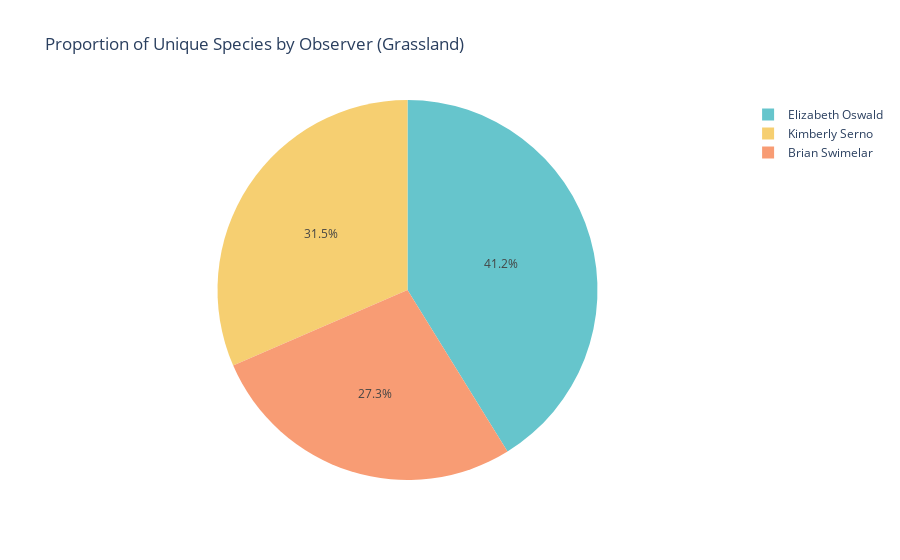

Notebook code for this chart:
### Markdown cell above
##### Pie chart visualization for Observer trends of grassland

### Code cell
# Create a pie chart for observer trends (location_type:grassland)
fig_observer_grassland_pie = px.pie(observer_species_count_grassland, values='Unique_Species_Count', names='Observer', title='Proportion of Unique Species by Observer (Grassland)',
                                  color_discrete_sequence=px.colors.qualitative.Pastel) # Example: Using Plotly color scheme
fig_observer_grassland_pie.show()

### Figure 1 — Plotly figure (JSON) as saved in the notebook; plotly's stock layout.template omitted (floating-point values rounded to 4 significant figures)
{"data": [{"domain": {"x": [0, 1], "y": [0, 1]}, "hovertemplate": "Observer=%{label}<br>Unique_Species_Count=%{value}<extra></extra>", "labels": ["Brian Swimelar", "Elizabeth Oswald", "Kimberly Serno"], "legendgroup": "", "name": "", "showlegend": true, "type": "pie", "values": [65, 98, 75]}], "layout": {"legend": {"tracegroupgap": 0}, "piecolorway": ["rgb(102, 197, 204)", "rgb(246, 207, 113)", "rgb(248, 156, 116)", "rgb(220, 176, 242)", "rgb(135, 197, 95)", "rgb(158, 185, 243)", "rgb(254, 136, 177)", "rgb(201, 219, 116)", "rgb(139, 224, 164)", "rgb(180, 151, 231)", "rgb(179, 179, 179)"], "title": {"text": "Proportion of Unique Species by Observer (Grassland)"}}}
